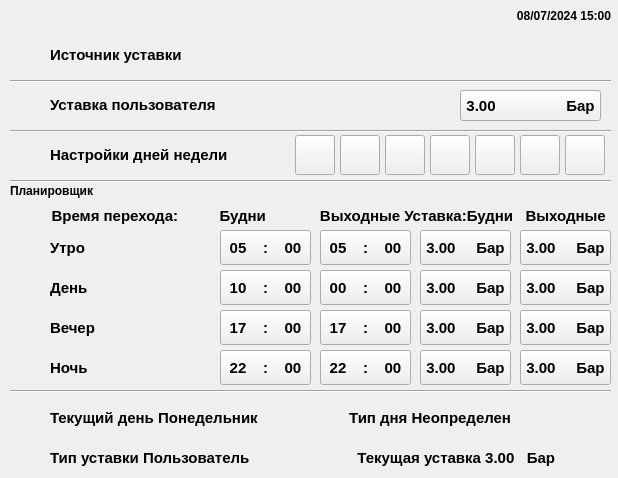
    <widget class="QStackedWidget" name="settings_pages_stackedWidget">
     <property name="geometry">
      <rect>
       <x>180</x>
       <y>0</y>
       <width>618</width>
       <height>478</height>
      </rect>
     </property>
     <widget class="QWidget" name="Settings_Manager_page">
      <widget class="QLabel" name="label_27">
       <property name="geometry">
        <rect>
         <x>480</x>
         <y>0</y>
         <width>141</width>
         <height>31</height>
        </rect>
       </property>
       <property name="font">
        <font>
         <family>Arial</family>
         <pointsize>9</pointsize>
         <weight>75</weight>
         <bold>true</bold>
        </font>
       </property>
       <property name="text">
        <string>08/07/2024 15:00   </string>
       </property>
       <property name="alignment">
        <set>Qt::AlignRight|Qt::AlignTrailing|Qt::AlignVCenter</set>
       </property>
      </widget>
      <widget class="Line" name="line">
       <property name="geometry">
        <rect>
         <x>10</x>
         <y>80</y>
         <width>601</width>
         <height>2</height>
        </rect>
       </property>
       <property name="frameShadow">
        <enum>QFrame::Sunken</enum>
       </property>
       <property name="orientation">
        <enum>Qt::Horizontal</enum>
       </property>
      </widget>
      <widget class="Line" name="line_2">
       <property name="geometry">
        <rect>
         <x>10</x>
         <y>130</y>
         <width>601</width>
         <height>2</height>
        </rect>
       </property>
       <property name="frameShadow">
        <enum>QFrame::Sunken</enum>
       </property>
       <property name="orientation">
        <enum>Qt::Horizontal</enum>
       </property>
      </widget>
      <widget class="QLabel" name="label_28">
       <property name="geometry">
        <rect>
         <x>10</x>
         <y>30</y>
         <width>40</width>
         <height>50</height>
        </rect>
       </property>
       <property name="text">
        <string/>
       </property>
      </widget>
      <widget class="QLabel" name="label_29">
       <property name="geometry">
        <rect>
         <x>10</x>
         <y>80</y>
         <width>40</width>
         <height>50</height>
        </rect>
       </property>
       <property name="text">
        <string/>
       </property>
      </widget>
      <widget class="QLabel" name="label_30">
       <property name="geometry">
        <rect>
         <x>10</x>
         <y>130</y>
         <width>40</width>
         <height>50</height>
        </rect>
       </property>
       <property name="text">
        <string/>
       </property>
      </widget>
      <widget class="Line" name="line_3">
       <property name="geometry">
        <rect>
         <x>10</x>
         <y>180</y>
         <width>601</width>
         <height>2</height>
        </rect>
       </property>
       <property name="frameShadow">
        <enum>QFrame::Sunken</enum>
       </property>
       <property name="orientation">
        <enum>Qt::Horizontal</enum>
       </property>
      </widget>
      <widget class="QLabel" name="label_31">
       <property name="geometry">
        <rect>
         <x>50</x>
         <y>40</y>
         <width>200</width>
         <height>30</height>
        </rect>
       </property>
       <property name="font">
        <font>
         <family>Arial</family>
         <pointsize>11</pointsize>
         <weight>75</weight>
         <bold>true</bold>
        </font>
       </property>
       <property name="text">
        <string>Источник уставки</string>
       </property>
      </widget>
      <widget class="QLabel" name="label_32">
       <property name="geometry">
        <rect>
         <x>50</x>
         <y>90</y>
         <width>200</width>
         <height>30</height>
        </rect>
       </property>
       <property name="font">
        <font>
         <family>Arial</family>
         <pointsize>11</pointsize>
         <weight>75</weight>
         <bold>true</bold>
        </font>
       </property>
       <property name="text">
        <string>Уставка пользователя</string>
       </property>
      </widget>
      <widget class="QLabel" name="label_33">
       <property name="geometry">
        <rect>
         <x>50</x>
         <y>140</y>
         <width>191</width>
         <height>30</height>
        </rect>
       </property>
       <property name="font">
        <font>
         <family>Arial</family>
         <pointsize>11</pointsize>
         <weight>75</weight>
         <bold>true</bold>
        </font>
       </property>
       <property name="text">
        <string>Настройки дней недели</string>
       </property>
      </widget>
      <widget class="QLabel" name="shield_2_label">
       <property name="geometry">
        <rect>
         <x>250</x>
         <y>130</y>
         <width>40</width>
         <height>50</height>
        </rect>
       </property>
       <property name="text">
        <string/>
       </property>
      </widget>
      <widget class="QPushButton" name="monday_pushButton">
       <property name="geometry">
        <rect>
         <x>295</x>
         <y>135</y>
         <width>40</width>
         <height>40</height>
        </rect>
       </property>
       <property name="font">
        <font>
         <family>Arial</family>
         <pointsize>11</pointsize>
         <weight>75</weight>
         <bold>true</bold>
        </font>
       </property>
       <property name="text">
        <string/>
       </property>
      </widget>
      <widget class="QPushButton" name="tuesday_pushButton">
       <property name="geometry">
        <rect>
         <x>340</x>
         <y>135</y>
         <width>40</width>
         <height>40</height>
        </rect>
       </property>
       <property name="font">
        <font>
         <family>Arial</family>
         <pointsize>11</pointsize>
         <weight>75</weight>
         <bold>true</bold>
        </font>
       </property>
       <property name="text">
        <string/>
       </property>
      </widget>
      <widget class="QPushButton" name="wednesday_pushButton">
       <property name="geometry">
        <rect>
         <x>385</x>
         <y>135</y>
         <width>40</width>
         <height>40</height>
        </rect>
       </property>
       <property name="font">
        <font>
         <family>Arial</family>
         <pointsize>11</pointsize>
         <weight>75</weight>
         <bold>true</bold>
        </font>
       </property>
       <property name="text">
        <string/>
       </property>
      </widget>
      <widget class="QPushButton" name="thursday_pushButton">
       <property name="geometry">
        <rect>
         <x>430</x>
         <y>135</y>
         <width>40</width>
         <height>40</height>
        </rect>
       </property>
       <property name="font">
        <font>
         <family>Arial</family>
         <pointsize>11</pointsize>
         <weight>75</weight>
         <bold>true</bold>
        </font>
       </property>
       <property name="text">
        <string/>
       </property>
      </widget>
      <widget class="QPushButton" name="friday_pushButton">
       <property name="geometry">
        <rect>
         <x>475</x>
         <y>135</y>
         <width>40</width>
         <height>40</height>
        </rect>
       </property>
       <property name="font">
        <font>
         <family>Arial</family>
         <pointsize>11</pointsize>
         <weight>75</weight>
         <bold>true</bold>
        </font>
       </property>
       <property name="text">
        <string/>
       </property>
      </widget>
      <widget class="QPushButton" name="saturday_pushButton">
       <property name="geometry">
        <rect>
         <x>520</x>
         <y>135</y>
         <width>40</width>
         <height>40</height>
        </rect>
       </property>
       <property name="font">
        <font>
         <family>Arial</family>
         <pointsize>11</pointsize>
         <weight>75</weight>
         <bold>true</bold>
        </font>
       </property>
       <property name="text">
        <string/>
       </property>
      </widget>
      <widget class="QPushButton" name="sunday_pushButton">
       <property name="geometry">
        <rect>
         <x>565</x>
         <y>135</y>
         <width>40</width>
         <height>40</height>
        </rect>
       </property>
       <property name="font">
        <font>
         <family>Arial</family>
         <pointsize>11</pointsize>
         <weight>75</weight>
         <bold>true</bold>
        </font>
       </property>
       <property name="text">
        <string/>
       </property>
      </widget>
      <widget class="QLabel" name="shield_1_label">
       <property name="geometry">
        <rect>
         <x>410</x>
         <y>80</y>
         <width>40</width>
         <height>50</height>
        </rect>
       </property>
       <property name="text">
        <string/>
       </property>
      </widget>
      <widget class="QPushButton" name="user_setpoint_pushButton">
       <property name="geometry">
        <rect>
         <x>460</x>
         <y>90</y>
         <width>141</width>
         <height>31</height>
        </rect>
       </property>
       <property name="font">
        <font>
         <family>Arial</family>
         <pointsize>11</pointsize>
         <weight>75</weight>
         <bold>true</bold>
        </font>
       </property>
       <property name="text">
        <string>3.00                 Бар</string>
       </property>
      </widget>
      <widget class="QLabel" name="label_36">
       <property name="geometry">
        <rect>
         <x>10</x>
         <y>180</y>
         <width>171</width>
         <height>21</height>
        </rect>
       </property>
       <property name="font">
        <font>
         <family>Arial</family>
         <pointsize>9</pointsize>
         <weight>75</weight>
         <bold>true</bold>
        </font>
       </property>
       <property name="text">
        <string>Планировщик</string>
       </property>
      </widget>
      <widget class="QLabel" name="label_37">
       <property name="geometry">
        <rect>
         <x>10</x>
         <y>200</y>
         <width>601</width>
         <height>31</height>
        </rect>
       </property>
       <property name="font">
        <font>
         <family>Arial</family>
         <pointsize>11</pointsize>
         <weight>75</weight>
         <bold>true</bold>
        </font>
       </property>
       <property name="text">
        <string>          Время перехода:          Будни             Выходные Уставка:Будни   Выходные</string>
       </property>
      </widget>
      <widget class="QLabel" name="label_38">
       <property name="geometry">
        <rect>
         <x>10</x>
         <y>230</y>
         <width>40</width>
         <height>35</height>
        </rect>
       </property>
       <property name="text">
        <string/>
       </property>
      </widget>
      <widget class="QLabel" name="label_39">
       <property name="geometry">
        <rect>
         <x>10</x>
         <y>270</y>
         <width>40</width>
         <height>35</height>
        </rect>
       </property>
       <property name="text">
        <string/>
       </property>
      </widget>
      <widget class="QLabel" name="label_40">
       <property name="geometry">
        <rect>
         <x>10</x>
         <y>310</y>
         <width>40</width>
         <height>35</height>
        </rect>
       </property>
       <property name="text">
        <string/>
       </property>
      </widget>
      <widget class="QLabel" name="label_41">
       <property name="geometry">
        <rect>
         <x>10</x>
         <y>350</y>
         <width>40</width>
         <height>35</height>
        </rect>
       </property>
       <property name="text">
        <string/>
       </property>
      </widget>
      <widget class="QLabel" name="label_42">
       <property name="geometry">
        <rect>
         <x>10</x>
         <y>400</y>
         <width>40</width>
         <height>35</height>
        </rect>
       </property>
       <property name="text">
        <string/>
       </property>
      </widget>
      <widget class="QLabel" name="label_59">
       <property name="geometry">
        <rect>
         <x>10</x>
         <y>440</y>
         <width>40</width>
         <height>35</height>
        </rect>
       </property>
       <property name="text">
        <string/>
       </property>
      </widget>
      <widget class="Line" name="line_7">
       <property name="geometry">
        <rect>
         <x>10</x>
         <y>390</y>
         <width>601</width>
         <height>2</height>
        </rect>
       </property>
       <property name="frameShadow">
        <enum>QFrame::Sunken</enum>
       </property>
       <property name="orientation">
        <enum>Qt::Horizontal</enum>
       </property>
      </widget>
      <widget class="QLabel" name="label_60">
       <property name="geometry">
        <rect>
         <x>50</x>
         <y>230</y>
         <width>100</width>
         <height>35</height>
        </rect>
       </property>
       <property name="font">
        <font>
         <family>Arial</family>
         <pointsize>11</pointsize>
         <weight>75</weight>
         <bold>true</bold>
        </font>
       </property>
       <property name="text">
        <string>Утро</string>
       </property>
      </widget>
      <widget class="QLabel" name="label_61">
       <property name="geometry">
        <rect>
         <x>50</x>
         <y>270</y>
         <width>100</width>
         <height>35</height>
        </rect>
       </property>
       <property name="font">
        <font>
         <family>Arial</family>
         <pointsize>11</pointsize>
         <weight>75</weight>
         <bold>true</bold>
        </font>
       </property>
       <property name="text">
        <string>День</string>
       </property>
      </widget>
      <widget class="QLabel" name="label_62">
       <property name="geometry">
        <rect>
         <x>50</x>
         <y>310</y>
         <width>100</width>
         <height>35</height>
        </rect>
       </property>
       <property name="font">
        <font>
         <family>Arial</family>
         <pointsize>11</pointsize>
         <weight>75</weight>
         <bold>true</bold>
        </font>
       </property>
       <property name="text">
        <string>Вечер</string>
       </property>
      </widget>
      <widget class="QLabel" name="label_63">
       <property name="geometry">
        <rect>
         <x>50</x>
         <y>350</y>
         <width>100</width>
         <height>35</height>
        </rect>
       </property>
       <property name="font">
        <font>
         <family>Arial</family>
         <pointsize>11</pointsize>
         <weight>75</weight>
         <bold>true</bold>
        </font>
       </property>
       <property name="text">
        <string>Ночь</string>
       </property>
      </widget>
      <widget class="QLabel" name="shield_3_label">
       <property name="geometry">
        <rect>
         <x>170</x>
         <y>230</y>
         <width>40</width>
         <height>35</height>
        </rect>
       </property>
       <property name="text">
        <string/>
       </property>
      </widget>
      <widget class="QLabel" name="shield_4_label">
       <property name="geometry">
        <rect>
         <x>170</x>
         <y>270</y>
         <width>40</width>
         <height>35</height>
        </rect>
       </property>
       <property name="text">
        <string/>
       </property>
      </widget>
      <widget class="QLabel" name="shield_5_label">
       <property name="geometry">
        <rect>
         <x>170</x>
         <y>310</y>
         <width>40</width>
         <height>35</height>
        </rect>
       </property>
       <property name="text">
        <string/>
       </property>
      </widget>
      <widget class="QLabel" name="shield_6_label">
       <property name="geometry">
        <rect>
         <x>170</x>
         <y>350</y>
         <width>40</width>
         <height>35</height>
        </rect>
       </property>
       <property name="text">
        <string/>
       </property>
      </widget>
      <widget class="QPushButton" name="morning_1_pushButton">
       <property name="geometry">
        <rect>
         <x>220</x>
         <y>230</y>
         <width>91</width>
         <height>35</height>
        </rect>
       </property>
       <property name="font">
        <font>
         <family>Arial</family>
         <pointsize>11</pointsize>
         <weight>75</weight>
         <bold>true</bold>
        </font>
       </property>
       <property name="text">
        <string>05    :    00</string>
       </property>
      </widget>
      <widget class="QPushButton" name="morning_2_pushButton">
       <property name="geometry">
        <rect>
         <x>320</x>
         <y>230</y>
         <width>91</width>
         <height>35</height>
        </rect>
       </property>
       <property name="font">
        <font>
         <family>Arial</family>
         <pointsize>11</pointsize>
         <weight>75</weight>
         <bold>true</bold>
        </font>
       </property>
       <property name="text">
        <string>05    :    00</string>
       </property>
      </widget>
      <widget class="QPushButton" name="morning_3_pushButton">
       <property name="geometry">
        <rect>
         <x>420</x>
         <y>230</y>
         <width>91</width>
         <height>35</height>
        </rect>
       </property>
       <property name="font">
        <font>
         <family>Arial</family>
         <pointsize>11</pointsize>
         <weight>75</weight>
         <bold>true</bold>
        </font>
       </property>
       <property name="text">
        <string>3.00     Бар</string>
       </property>
      </widget>
      <widget class="QPushButton" name="morning_4_pushButton">
       <property name="geometry">
        <rect>
         <x>520</x>
         <y>230</y>
         <width>91</width>
         <height>35</height>
        </rect>
       </property>
       <property name="font">
        <font>
         <family>Arial</family>
         <pointsize>11</pointsize>
         <weight>75</weight>
         <bold>true</bold>
        </font>
       </property>
       <property name="text">
        <string>3.00     Бар</string>
       </property>
      </widget>
      <widget class="QPushButton" name="day_1_pushButton">
       <property name="geometry">
        <rect>
         <x>220</x>
         <y>270</y>
         <width>91</width>
         <height>35</height>
        </rect>
       </property>
       <property name="font">
        <font>
         <family>Arial</family>
         <pointsize>11</pointsize>
         <weight>75</weight>
         <bold>true</bold>
        </font>
       </property>
       <property name="text">
        <string>10    :    00</string>
       </property>
      </widget>
      <widget class="QPushButton" name="day_2_pushButton">
       <property name="geometry">
        <rect>
         <x>320</x>
         <y>270</y>
         <width>91</width>
         <height>35</height>
        </rect>
       </property>
       <property name="font">
        <font>
         <family>Arial</family>
         <pointsize>11</pointsize>
         <weight>75</weight>
         <bold>true</bold>
        </font>
       </property>
       <property name="text">
        <string>00    :    00</string>
       </property>
      </widget>
      <widget class="QPushButton" name="day_3_pushButton">
       <property name="geometry">
        <rect>
         <x>420</x>
         <y>270</y>
         <width>91</width>
         <height>35</height>
        </rect>
       </property>
       <property name="font">
        <font>
         <family>Arial</family>
         <pointsize>11</pointsize>
         <weight>75</weight>
         <bold>true</bold>
        </font>
       </property>
       <property name="text">
        <string>3.00     Бар</string>
       </property>
      </widget>
      <widget class="QPushButton" name="day_4_pushButton">
       <property name="geometry">
        <rect>
         <x>520</x>
         <y>270</y>
         <width>91</width>
         <height>35</height>
        </rect>
       </property>
       <property name="font">
        <font>
         <family>Arial</family>
         <pointsize>11</pointsize>
         <weight>75</weight>
         <bold>true</bold>
        </font>
       </property>
       <property name="text">
        <string>3.00     Бар</string>
       </property>
      </widget>
      <widget class="QPushButton" name="evening_1_pushButton">
       <property name="geometry">
        <rect>
         <x>220</x>
         <y>310</y>
         <width>91</width>
         <height>35</height>
        </rect>
       </property>
       <property name="font">
        <font>
         <family>Arial</family>
         <pointsize>11</pointsize>
         <weight>75</weight>
         <bold>true</bold>
        </font>
       </property>
       <property name="text">
        <string>17    :    00</string>
       </property>
      </widget>
      <widget class="QPushButton" name="evening_2_pushButton">
       <property name="geometry">
        <rect>
         <x>320</x>
         <y>310</y>
         <width>91</width>
         <height>35</height>
        </rect>
       </property>
       <property name="font">
        <font>
         <family>Arial</family>
         <pointsize>11</pointsize>
         <weight>75</weight>
         <bold>true</bold>
        </font>
       </property>
       <property name="text">
        <string>17    :    00</string>
       </property>
      </widget>
      <widget class="QPushButton" name="evening_3_pushButton">
       <property name="geometry">
        <rect>
         <x>420</x>
         <y>310</y>
         <width>91</width>
         <height>35</height>
        </rect>
       </property>
       <property name="font">
        <font>
         <family>Arial</family>
         <pointsize>11</pointsize>
         <weight>75</weight>
         <bold>true</bold>
        </font>
       </property>
       <property name="text">
        <string>3.00     Бар</string>
       </property>
      </widget>
      <widget class="QPushButton" name="evening_4_pushButton">
       <property name="geometry">
        <rect>
         <x>520</x>
         <y>310</y>
         <width>91</width>
         <height>35</height>
        </rect>
       </property>
       <property name="font">
        <font>
         <family>Arial</family>
         <pointsize>11</pointsize>
         <weight>75</weight>
         <bold>true</bold>
        </font>
       </property>
       <property name="text">
        <string>3.00     Бар</string>
       </property>
      </widget>
      <widget class="QPushButton" name="night_4_pushButton">
       <property name="geometry">
        <rect>
         <x>520</x>
         <y>350</y>
         <width>91</width>
         <height>35</height>
        </rect>
       </property>
       <property name="font">
        <font>
         <family>Arial</family>
         <pointsize>11</pointsize>
         <weight>75</weight>
         <bold>true</bold>
        </font>
       </property>
       <property name="text">
        <string>3.00     Бар</string>
       </property>
      </widget>
      <widget class="QPushButton" name="night_3_pushButton">
       <property name="geometry">
        <rect>
         <x>420</x>
         <y>350</y>
         <width>91</width>
         <height>35</height>
        </rect>
       </property>
       <property name="font">
        <font>
         <family>Arial</family>
         <pointsize>11</pointsize>
         <weight>75</weight>
         <bold>true</bold>
        </font>
       </property>
       <property name="text">
        <string>3.00     Бар</string>
       </property>
      </widget>
      <widget class="QPushButton" name="night_2_pushButton">
       <property name="geometry">
        <rect>
         <x>320</x>
         <y>350</y>
         <width>91</width>
         <height>35</height>
        </rect>
       </property>
       <property name="font">
        <font>
         <family>Arial</family>
         <pointsize>11</pointsize>
         <weight>75</weight>
         <bold>true</bold>
        </font>
       </property>
       <property name="text">
        <string>22    :    00</string>
       </property>
      </widget>
      <widget class="QPushButton" name="night_1_pushButton">
       <property name="geometry">
        <rect>
         <x>220</x>
         <y>350</y>
         <width>91</width>
         <height>35</height>
        </rect>
       </property>
       <property name="font">
        <font>
         <family>Arial</family>
         <pointsize>11</pointsize>
         <weight>75</weight>
         <bold>true</bold>
        </font>
       </property>
       <property name="text">
        <string>22    :    00</string>
       </property>
      </widget>
      <widget class="QLabel" name="label_68">
       <property name="geometry">
        <rect>
         <x>50</x>
         <y>400</y>
         <width>561</width>
         <height>35</height>
        </rect>
       </property>
       <property name="font">
        <font>
         <family>Arial</family>
         <pointsize>11</pointsize>
         <weight>75</weight>
         <bold>true</bold>
        </font>
       </property>
       <property name="text">
        <string>Текущий день Понедельник                      Тип дня Неопределен</string>
       </property>
      </widget>
      <widget class="QLabel" name="label_69">
       <property name="geometry">
        <rect>
         <x>50</x>
         <y>440</y>
         <width>561</width>
         <height>35</height>
        </rect>
       </property>
       <property name="font">
        <font>
         <family>Arial</family>
         <pointsize>11</pointsize>
         <weight>75</weight>
         <bold>true</bold>
        </font>
       </property>
       <property name="text">
        <string>Тип уставки Пользователь                          Текущая уставка 3.00   Бар</string>
       </property>
      </widget>
     </widget>
     <widget class="QWidget" name="page_9"/>
    </widget>
